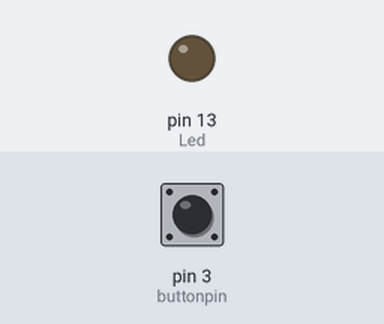
Simulated run of this sketch. Board: Arduino Uno, built with avr-gcc and run on an emulated ATmega328P. On the bench: output pins drawn as LEDs (lit = HIGH). The test bench sets the inputs (shaded band); at power-on: pin 3 (buttonpin) LOW. What the sketch prints to the serial monitor is not drawn.

Above: at 1.2 s.
1.3 s: pin 3 (buttonpin) pulled HIGH for 0.15 s
At 1.38 s:
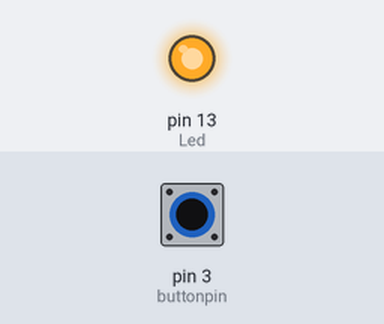
2.9 s: pin 3 (buttonpin) pulled HIGH for 3.2 s
At 7.2 s:
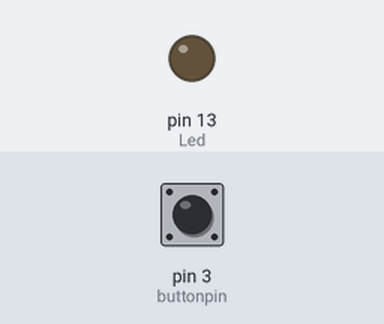
Timing chart, 0 to 8.7 s (numbered marks = the images above; inputs shaded):
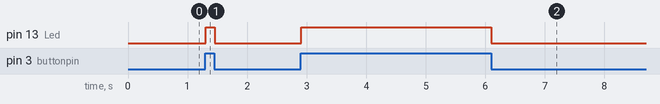

The sketch:

ArduinoUNO_VibrationSenzor.ino
```cpp
int Led = 13; // define LED Interface
int buttonpin = 3; // define Metal Touch Sensor Interface
int val; // define numeric variables val
void setup()
{
	Serial.begin(9600);
	pinMode(Led, OUTPUT); // define LED as output interface
	pinMode(buttonpin, INPUT); // define metal touch sensor output interface
}
void loop()
{
	val = digitalRead(buttonpin); // digital interface will be assigned a value of 3 to read val
	Serial.println(val);  // display tempature


	if (val == HIGH) // When the metal touch sensor detects a signal, LED flashes
	{
		digitalWrite(Led, HIGH);
	}
	else
	{
		digitalWrite(Led, LOW);
	}
}
```

Measured:
- after the input at 1.3 s, pin 13 (Led): LOW → HIGH at once, → LOW 0.15 s later
- after the input at 2.9 s, pin 13 (Led): LOW → HIGH at once, → LOW 3.2 s later
